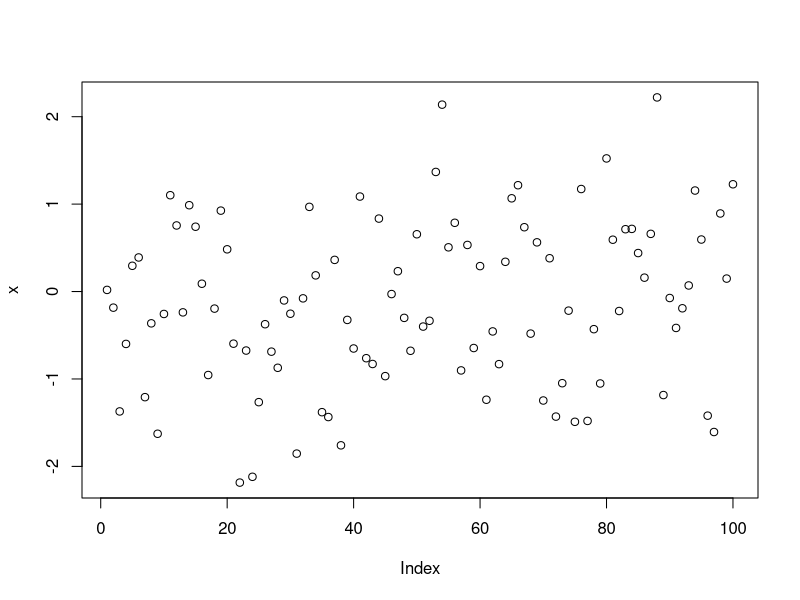
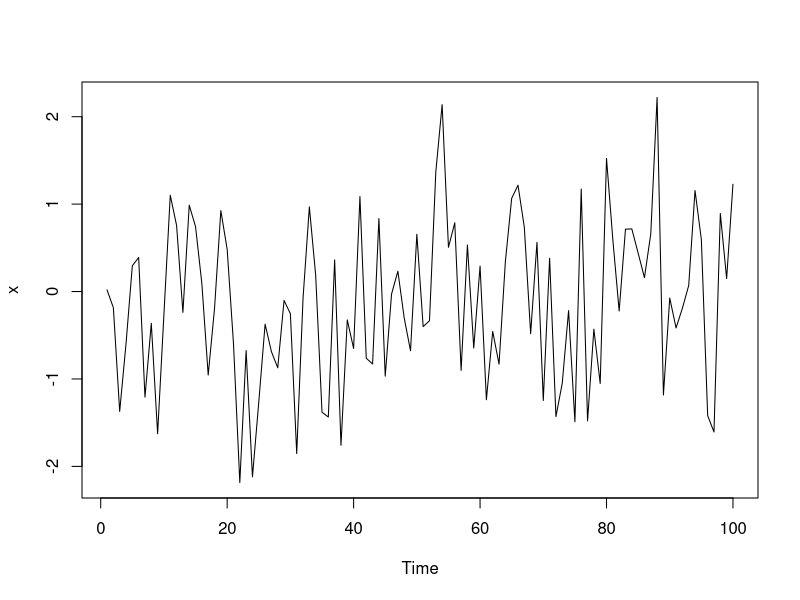
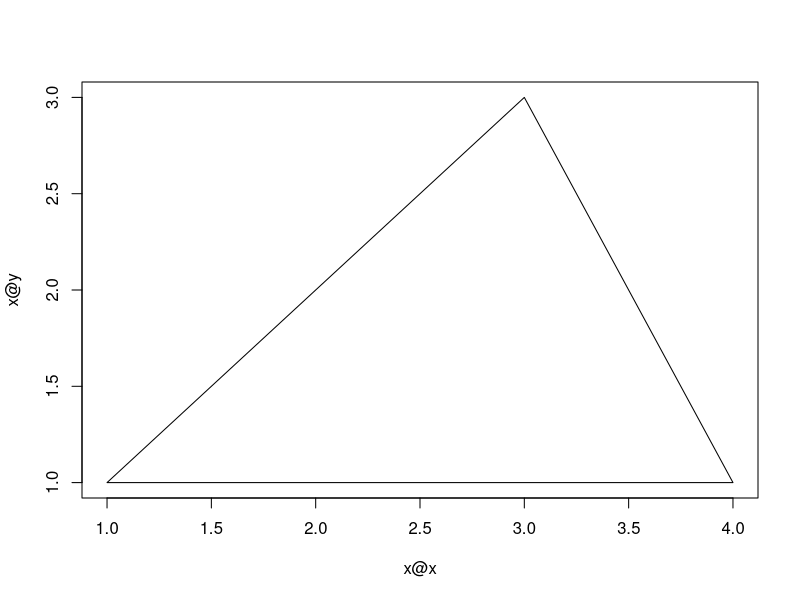

The R script that drew these images, in order:
## ---- chunk 1
class(1)
class(TRUE)
## ---- chunk 2
class(rnorm(100))
class(NA)
class("foo")
## ---- chunk 3
x <- rnorm(100)
y <- x + rnorm(100)
fit <- lm(y ~ x)  ## linear regression model
class(fit)
## ---- chunk 4
mean
print
## ---- chunk 5
methods("mean")
## ---- chunk 6
show
## ---- chunk 7
showMethods("show")
## ---- chunk 8
set.seed(2)
x <- rnorm(100)
mean(x)
## ---- chunk 9
head(getS3method("mean", "default"), 10)
## ---- chunk 10
tail(getS3method("mean", "default"), 10)
## ---- chunk 11
set.seed(3)
df <- data.frame(x = rnorm(100), y = 1:100)
sapply(df, mean)
## ---- chunk 12
set.seed(10)
x <- rnorm(100)
plot(x)
## ---- chunk 13
set.seed(10)
x <- rnorm(100)
x <- as.ts(x) ## Convert to a time series object 
plot(x)
## ---- chunk 14
library(methods)
setClass("polygon",
         representation(x = "numeric",
                        y = "numeric"))
## ---- chunk 15
setMethod("plot", "polygon",
          function(x, y, ...) {
                  plot(x@x, x@y, type = "n", ...)
                  xp <- c(x@x, x@x[1])
                  yp <- c(x@y, x@y[1])
                  lines(xp, yp)
	  })
## ---- chunk 16
library(methods)
showMethods("plot")
## ---- chunk 17
p <- new("polygon", x = c(1, 2, 3, 4), y = c(1, 2, 3, 1))
plot(p)
## ---- chunk 18
setClass("cachemean",
         representation(set = "function",
                        get = "function",
                        getmean = "function",
                        setmean = "function"))
## ---- chunk 19
makeVector <- function(x) {
        data <- x
        datamean <- NULL
        get <- function() data
        set <- function(newvalue) {
                data <<- newvalue
                datamean <<- NULL
        }
        setmean <- function(newmean) datamean <<- newmean
        getmean <- function() datamean
        new("cachemean", set = set, get = get, setmean = setmean,
            getmean = getmean)
}
## ---- chunk 20
setMethod("show", "cachemean",
          function(object) {
                  x <- object@get()
                  show(x)
                  invisible(x)
          })
## ---- chunk 21
setMethod("mean", "cachemean",
          function(x, ...) {
                  m <- x@getmean()
                  if(!is.null(m))
                          return(m)
                  data <- x@get()
                  m <- mean(data, ...)
                  x@setmean(m)
                  m
          })
## ---- chunk 22
set.seed(1)
x <- makeVector(rnorm(1e7))
system.time(print(mean(x)))
system.time(print(mean(x)))
